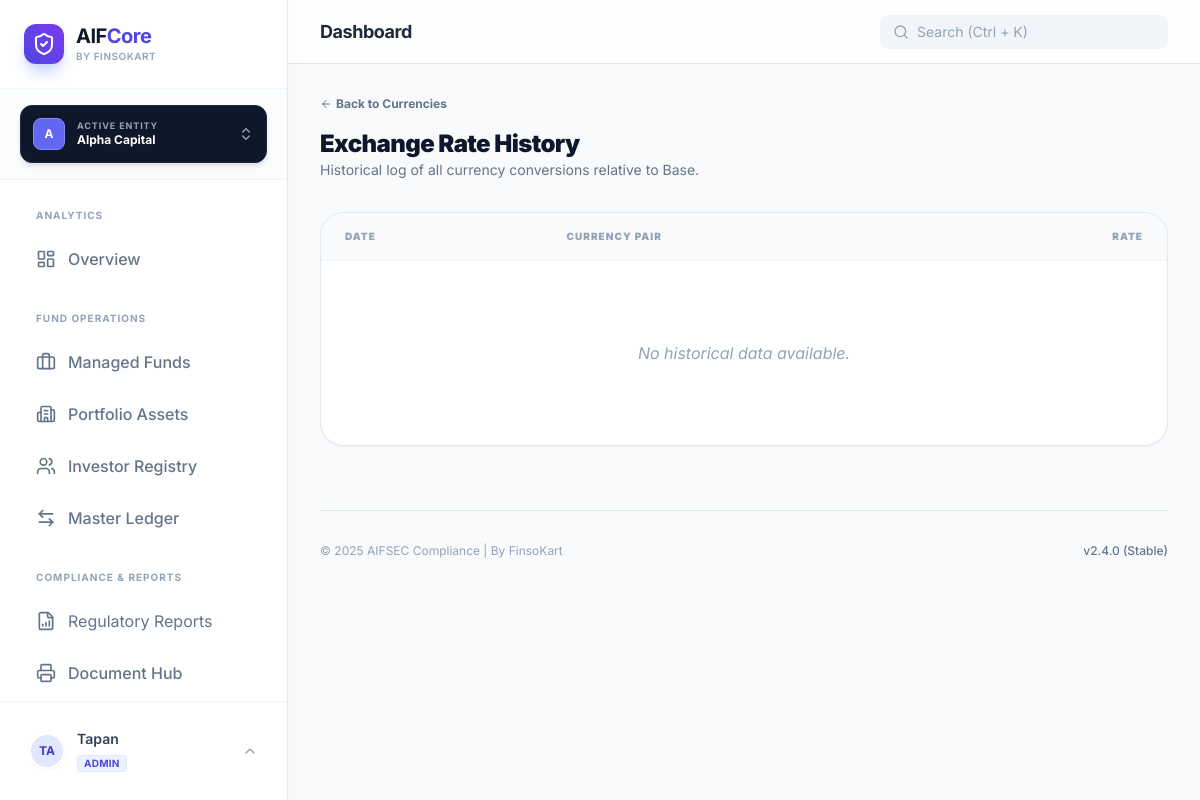
The page /portal/settings/currencies/rates/history/ (signed in) on the database as committed earlier.
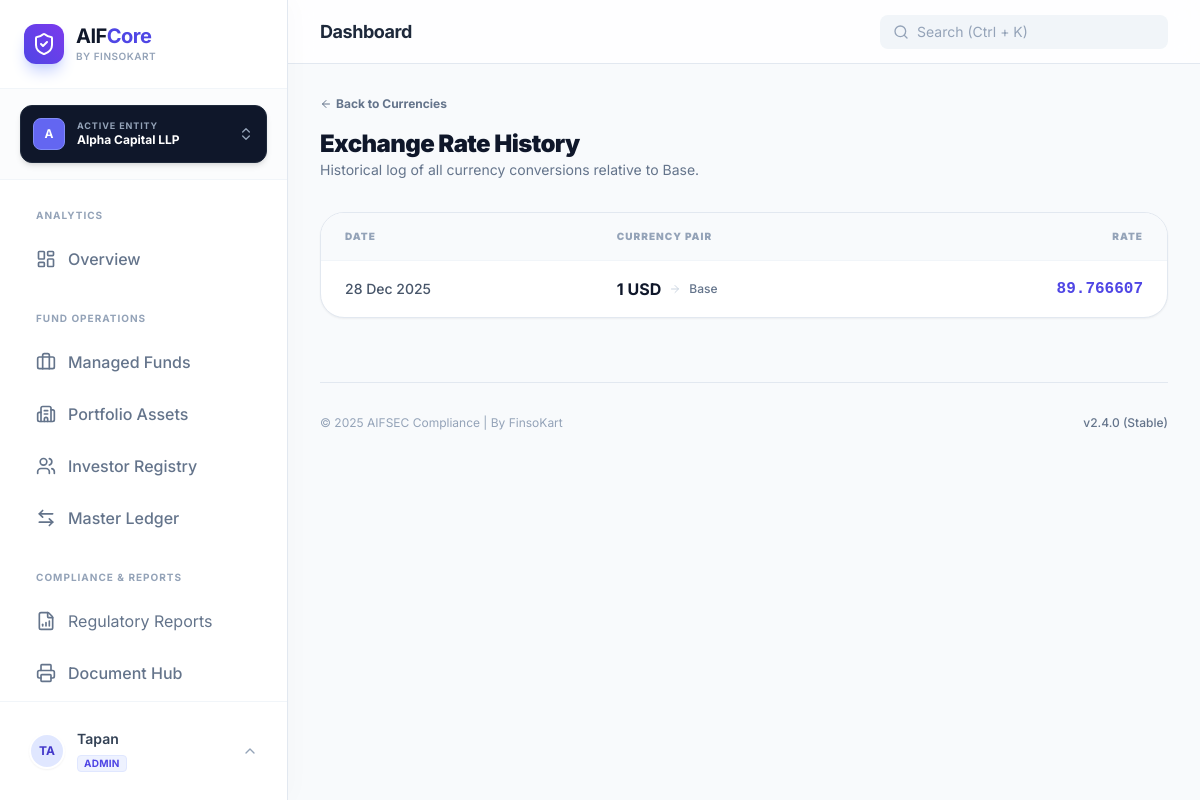
The same page on the database as committed later.
### manager_entities/models.py (models this page shows, shortened)
class ManagerEntity(models.Model):
    name = models.CharField(max_length=255, unique=True)
    sebi_manager_registration_no = models.CharField(max_length=64, blank=True, null=True)
    cin = models.CharField(max_length=21, blank=True, null=True)
    pan = models.CharField(max_length=10, blank=True, null=True)
    gstin = models.CharField(max_length=15, blank=True, null=True)
    registered_address = models.TextField(blank=True, null=True)
    contact_email = models.EmailField(blank=True, null=True)
    contact_phone = models.CharField(max_length=20, blank=True, null=True)
    created_at = models.DateTimeField(auto_now_add=True)
    class Meta:
        ordering = ["name"]
        verbose_name = "Manager Entity"
        verbose_name_plural = "Manager Entities"

### currencies/models.py (models this page shows, shortened)
class ExchangeRate(models.Model):
    currency = models.ForeignKey(Currency, on_delete=models.CASCADE, related_name='rates')
    date = models.DateField(default=timezone.now)
    rate = models.DecimalField(max_digits=20, decimal_places=6, help_text="Conversion rate to Base Currency")
    class Meta:
        unique_together = ('currency', 'date')
        ordering = ['-date']

class Currency(models.Model):
    code = models.CharField(max_length=3, unique=True, help_text="ISO 4217 Code (e.g., USD, INR)")
    symbol = models.CharField(max_length=5, help_text="Symbol (e.g., $, ₹)")
    name = models.CharField(max_length=50)
    is_base = models.BooleanField(default=False, help_text="Is this the system reporting currency (e.g. INR)?")
    class Meta:
        verbose_name_plural = "Currencies"

### currencies/views.py (the view)
# urls.py: path('rates/history/', views.exchange_rate_history, name='exchange_rate_history'),
@login_required
def exchange_rate_history(request):
    rates = ExchangeRate.objects.select_related('currency').all().order_by('-date', 'currency__code')
    return render(request, 'currencies/rate_history.html', {
        'rates': rates
    })

### manager_entities/context.py (called while the page is built)
def active_manager_processor(request):
    if not request.user.is_authenticated:
        return {}
    memberships = EntityMembership.objects.filter(user=request.user).select_related('entity')
    active_id = request.session.get('active_entity_id')
    active_membership = None
    if active_id:
        active_membership = memberships.filter(entity_id=active_id).first()
    if not active_membership and memberships.exists():
        active_membership = memberships.first()
        request.session['active_entity_id'] = active_membership.entity.id
    return {
        'active_manager': active_membership.entity if active_membership else None,
        'user_role': active_membership.role if active_membership else None,
        'available_managers': [m.entity for m in memberships]
    }

### templates/currencies/rate_history.html (shortened to what this page needs)
{% extends 'base.html' %}
{% block content %}
<div class="mb-8">
    <a href="{% url 'currencies:currency_list' %}" class="text-xs font-bold text-slate-500 hover:text-indigo-600 flex items-center gap-1 mb-4">
        <i data-lucide="arrow-left" class="w-3 h-3"></i> Back to Currencies
    </a>
    <h1 class="text-2xl font-black text-slate-900 tracking-tight">Exchange Rate History</h1>
    <p class="text-slate-500 text-sm">Historical log of all currency conversions relative to Base.</p>
</div>
<div class="bg-white rounded-3xl border border-slate-200 overflow-hidden shadow-sm">
    <table class="w-full text-left">
        <thead class="bg-slate-50 border-b border-slate-100">
            <tr>
                <th class="px-6 py-4 text-[10px] font-black text-slate-400 uppercase tracking-widest">Date</th>
                <th class="px-6 py-4 text-[10px] font-black text-slate-400 uppercase tracking-widest">Currency Pair</th>
                <th class="px-6 py-4 text-[10px] font-black text-slate-400 uppercase tracking-widest text-right">Rate</th>
            </tr>
        </thead>
        <tbody class="divide-y divide-slate-100">
            {% for rate in rates %}
            <tr class="hover:bg-slate-50/50 transition-all">
                <td class="px-6 py-4 text-sm font-medium text-slate-600">
                    {{ rate.date|date:"d M Y" }}
                </td>
                <td class="px-6 py-4">
                    <div class="flex items-center gap-2">
                        <span class="font-bold text-slate-900">1 {{ rate.currency.code }}</span>
                        <i data-lucide="arrow-right" class="w-3 h-3 text-slate-300"></i>
                        <span class="text-xs font-medium text-slate-500">Base</span>
                    </div>
                </td>
                <td class="px-6 py-4 text-right font-mono font-bold text-indigo-600">
                    {{ rate.rate }}
                </td>
            </tr>
            {% empty %}
            <tr>
                <td colspan="3" class="px-6 py-20 text-center text-slate-400 italic">No historical data available.</td>
            </tr>
            {% endfor %}
        </tbody>
    </table>
</div>
{% endblock %}

### templates/base.html (shortened to what the changed rows need)
<!DOCTYPE html>
<html lang="en">
<head>
    <script src="https://cdn.tailwindcss.com"></script>
</head>
<body class="text-slate-900 antialiased selection:bg-indigo-100 selection:text-indigo-700">
    <div class="flex h-screen overflow-hidden">
        <aside class="w-72 bg-white border-r border-slate-200 flex flex-col z-20 shadow-[4px_0_24px_rgba(0,0,0,0.02)] h-screen">
            <div class="p-6 border-b border-slate-100 flex items-center gap-3">
                <div>
                    <h1 class="font-bold text-xl tracking-tight text-slate-900 leading-tight">AIF<span class="text-indigo-600">Core</span></h1>
                </div>
            </div>
            <div class="px-5 py-4 border-b border-slate-100 bg-slate-50/50" x-data="{ switchOpen: false }">
                <div class="relative">
                    <button @click="switchOpen = !switchOpen" class="w-full flex items-center justify-between p-3 bg-slate-900 text-white rounded-xl shadow-md hover:bg-slate-800 transition-all group border border-slate-800">
                        <div class="flex items-center gap-3 overflow-hidden">
                            <div class="w-8 h-8 rounded-lg bg-indigo-500 flex items-center justify-center font-bold text-xs shrink-0 border border-indigo-400">
                                {{ active_manager.name|slice:":1"|upper }}
                            </div>
                            <div class="text-left overflow-hidden">
                                <p class="text-[9px] font-bold text-slate-400 uppercase tracking-widest leading-none mb-0.5">Active Entity</p>
                                <p class="text-xs font-bold truncate text-white w-28">{{ active_manager.name|default:"Select Entity" }}</p>
                            </div>
                        </div>
                    </button>
                </div>
            </div>
        </aside>
        <main class="flex-1 flex flex-col h-screen overflow-hidden bg-[#f8fafc]">
            <header class="h-16 bg-white/80 backdrop-blur-md border-b border-slate-200 flex items-center justify-between px-8 z-10 sticky top-0">
                <div class="flex items-center gap-4">
                    <h2 class="text-lg font-bold text-slate-800 tracking-tight">{% block page_title %}Dashboard{% endblock %}</h2>
                </div>
            </header>
            <section class="flex-1 overflow-y-auto p-8 scroll-smooth">
                {% block content %}{% endblock %}
            </section>
        </main>
    </div>
</body>
</html>

Rows that differ between the two databases and show on the page:
changed ManagerEntity: name "Alpha Capital" → "Alpha Capital LLP"
added ExchangeRate: date "28 Dec 2025", currency.code "USD", rate "89.766607"
Other text that changed with them:
text no longer shown: "No historical data available."
